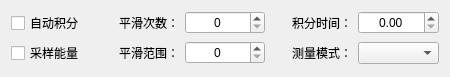
<?xml version="1.0" encoding="UTF-8"?>
<ui version="4.0">
 <class>HTestSetWidgetDemo</class>
 <widget class="QWidget" name="HTestSetWidgetDemo">
  <property name="geometry">
   <rect>
    <x>0</x>
    <y>0</y>
    <width>450</width>
    <height>77</height>
   </rect>
  </property>
  <property name="windowTitle">
   <string>Form</string>
  </property>
  <layout class="QGridLayout" name="gridLayout">
   <item row="0" column="0">
    <widget class="QCheckBox" name="checkBox_1">
     <property name="sizePolicy">
      <sizepolicy hsizetype="Minimum" vsizetype="Fixed">
       <horstretch>0</horstretch>
       <verstretch>0</verstretch>
      </sizepolicy>
     </property>
     <property name="layoutDirection">
      <enum>Qt::LeftToRight</enum>
     </property>
     <property name="text">
      <string>自动积分</string>
     </property>
    </widget>
   </item>
   <item row="0" column="1">
    <widget class="QLabel" name="label_2">
     <property name="minimumSize">
      <size>
       <width>72</width>
       <height>0</height>
      </size>
     </property>
     <property name="text">
      <string>平滑次数：</string>
     </property>
     <property name="alignment">
      <set>Qt::AlignRight|Qt::AlignTrailing|Qt::AlignVCenter</set>
     </property>
     <property name="buddy">
      <cstring>doubleSpinBox_1</cstring>
     </property>
    </widget>
   </item>
   <item row="0" column="2">
    <widget class="QSpinBox" name="spinBox_1">
     <property name="alignment">
      <set>Qt::AlignCenter</set>
     </property>
    </widget>
   </item>
   <item row="0" column="3">
    <widget class="QLabel" name="label_001">
     <property name="minimumSize">
      <size>
       <width>72</width>
       <height>0</height>
      </size>
     </property>
     <property name="text">
      <string>积分时间：</string>
     </property>
     <property name="alignment">
      <set>Qt::AlignRight|Qt::AlignTrailing|Qt::AlignVCenter</set>
     </property>
     <property name="buddy">
      <cstring>doubleSpinBox_1</cstring>
     </property>
    </widget>
   </item>
   <item row="0" column="4">
    <widget class="QDoubleSpinBox" name="doubleSpinBox_1">
     <property name="alignment">
      <set>Qt::AlignCenter</set>
     </property>
    </widget>
   </item>
   <item row="1" column="0">
    <widget class="QCheckBox" name="checkBox_2">
     <property name="sizePolicy">
      <sizepolicy hsizetype="Minimum" vsizetype="Fixed">
       <horstretch>0</horstretch>
       <verstretch>0</verstretch>
      </sizepolicy>
     </property>
     <property name="layoutDirection">
      <enum>Qt::LeftToRight</enum>
     </property>
     <property name="text">
      <string>采样能量</string>
     </property>
    </widget>
   </item>
   <item row="1" column="1">
    <widget class="QLabel" name="label_3">
     <property name="minimumSize">
      <size>
       <width>72</width>
       <height>0</height>
      </size>
     </property>
     <property name="text">
      <string>平滑范围：</string>
     </property>
     <property name="alignment">
      <set>Qt::AlignRight|Qt::AlignTrailing|Qt::AlignVCenter</set>
     </property>
     <property name="buddy">
      <cstring>doubleSpinBox_1</cstring>
     </property>
    </widget>
   </item>
   <item row="1" column="2">
    <widget class="QSpinBox" name="spinBox_2">
     <property name="alignment">
      <set>Qt::AlignCenter</set>
     </property>
    </widget>
   </item>
   <item row="1" column="3">
    <widget class="QLabel" name="label_004">
     <property name="minimumSize">
      <size>
       <width>72</width>
       <height>0</height>
      </size>
     </property>
     <property name="text">
      <string>测量模式：</string>
     </property>
     <property name="alignment">
      <set>Qt::AlignRight|Qt::AlignTrailing|Qt::AlignVCenter</set>
     </property>
     <property name="buddy">
      <cstring>comboBox_1</cstring>
     </property>
    </widget>
   </item>
   <item row="1" column="4">
    <widget class="QComboBox" name="comboBox_1"/>
   </item>
  </layout>
 </widget>
 <resources/>
 <connections/>
</ui>
